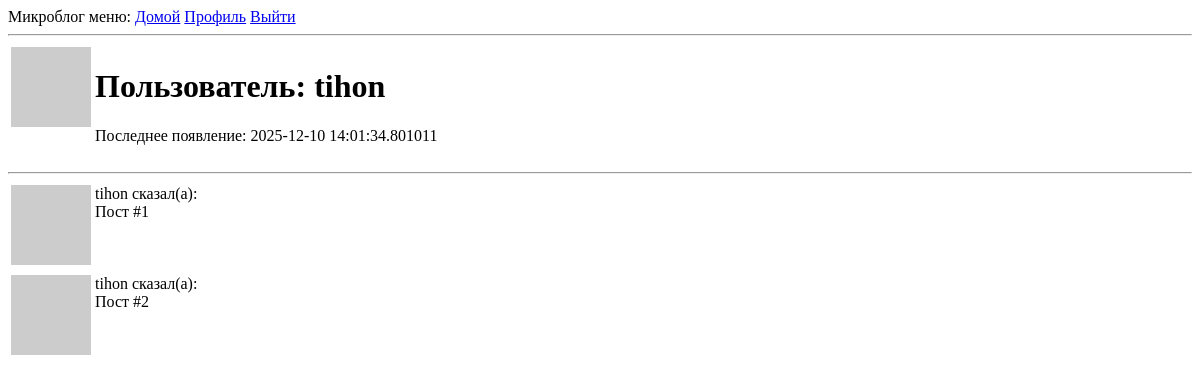
/user/tihon (signed in), run on an earlier commit of the app's database.
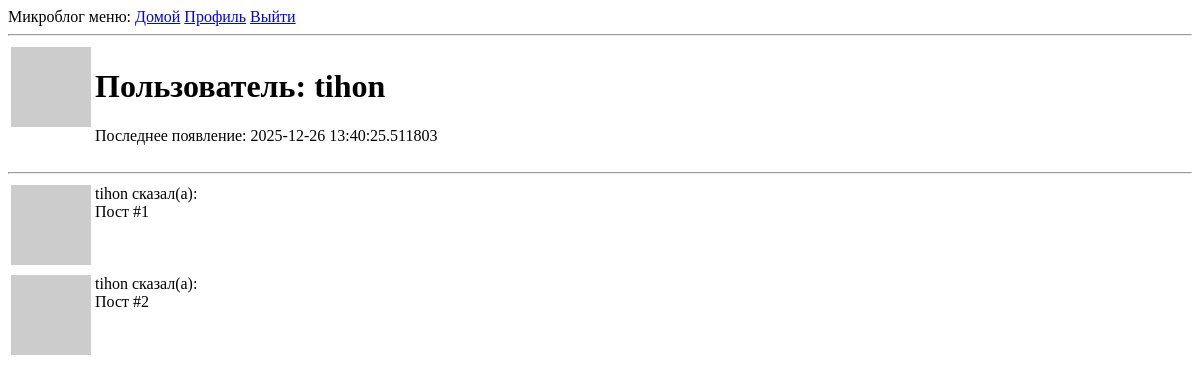
And on a later commit of the database.
### app/models.py (models this page shows, shortened)
class User(UserMixin, db.Model): # Класс наследуется от db.Model для работы с БД и миксин-класса для управлениями сессиями пользователей
    id: so.Mapped[int] = so.mapped_column(primary_key=True)
    username: so.Mapped[str] = so.mapped_column(sa.String(64), index=True, unique=True)
    email: so.Mapped[str] = so.mapped_column(sa.String(120), index=True, unique=True)
    password_hash: so.Mapped[Optional[str]] = so.mapped_column(sa.String(256))
    about_me: so.Mapped[Optional[str]] = so.mapped_column(sa.String(140))
    last_seen: so.Mapped[Optional[datetime]] = so.mapped_column(default=lambda: datetime.now(timezone.utc))
    posts: so.WriteOnlyMapped['Post'] = so.relationship(back_populates='author')
    def avatar(self, size):
        email_bytes = self.email.lower().encode('utf-8')
        digest = md5(email_bytes).hexdigest()
        return f'https://www.gravatar.com/avatar/{digest}?d=identicon&s={size}'

### app/routes.py (the view)
@app.route('/user/<username>')  # Динамический маршрут: /user/ivan, /user/maria и т.д.
@login_required  # Защита страницы - только для авторизованных пользователей
def user(username):  # Функция получает username из URL
    user = db.first_or_404(sa.select(User).where(User.username == username))
    posts = [
        {'author': user, 'body': 'Пост #1'},
        {'author': user, 'body': 'Пост #2'}
    ]
    return render_template('user.html', user=user, posts=posts)

### app/models.py (called while the page is built)
@login.user_loader # Регистрируем функцию как загрузчик для Flask-Login
def load_user(id):
    return db.session.get(User, int(id)) # Преобразуем 'id' (str) в int и ищем в БД

### app/routes.py (called while the page is built)
@app.before_request
def before_request():
    if current_user.is_authenticated:
        current_time = datetime.now(timezone.utc)
        current_user.last_seen = current_time
        db.session.commit()

### app/templates/user.html (shortened to what this page needs)
{% extends "base.html" %}
{% block content %}
    <table>
        <tr valign="top">
            <td><img src="{{ user.avatar(128) }}"></td>
            <td>
                <h1>Пользователь: {{ user.username }}</h1>
                {% if user.last_seen %}<p>Последнее появление: {{ user.last_seen }}</p>{% endif %}
            </td>
        </tr>
    </table>
    <hr>
    {% for post in posts %}
        {% include '_post.html' %}
    {% endfor %}
{% endblock %}

### app/templates/_post.html
<table>
    <tr valign="top">
        <td><img src="{{ post.author.avatar(36) }}"></td>
        <td>{{ post.author.username }} сказал(а): <br>{{ post.body }}</td>
    </tr>
</table>

What changed in the data, as far as the page shows it:
changed User "tihon": last_seen "2025-12-10 14:01:34.801011" → "2025-12-26 13:40:25.511803"
